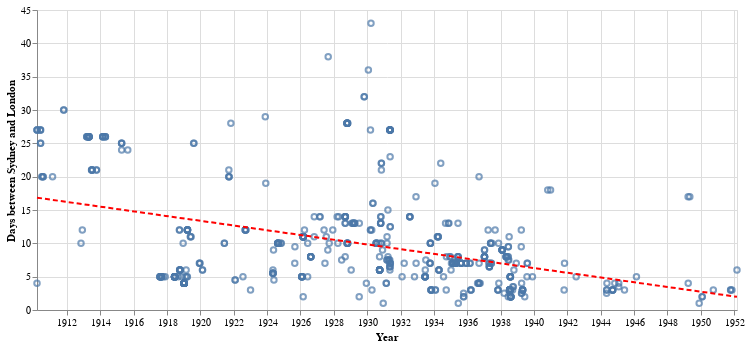

The cell this chart's notebook holds for it:
### Markdown cell above
Let's try that again with the filtered dataset.

### Code cell
ts_filtered_df = filtered_df.copy()

# We need to convert the dates to timestamps to fit the data
ts_filtered_df['timestamp'] = ts_filtered_df['date'].apply(lambda x: x.timestamp())

# Build a dataframe with the fitted data
f_poly_data = pd.DataFrame({'xfit': np.linspace(ts_filtered_df['timestamp'].min(), ts_filtered_df['timestamp'].max())})
f_poly_data['yfit'] = np.poly1d(np.polyfit(ts_filtered_df['timestamp'], ts_filtered_df['days'], 1))(f_poly_data['xfit'])

# Convert timestamps to dates for charting
f_poly_data['xfit'] = f_poly_data['xfit'].apply(lambda x: datetime.datetime.fromtimestamp(x))

f_points = alt.Chart(ts_filtered_df).mark_point().encode(
    x=alt.X('date:T', axis=alt.Axis(title='Year', format='%Y')),
    y=alt.Y('days', axis=alt.Axis(title='Days between Sydney and London')),
    tooltip=[alt.Tooltip('title', title='Title'), alt.Tooltip('date', title='Date')]
).properties(width=700, height=300)

# Plot the best fit polynomials
f_polynomial_fit = alt.Chart(f_poly_data).mark_line(color='red', strokeDash=[5, 3]).encode(
    x='xfit:T',
    y='yfit'
)

f_points + f_polynomial_fit

### Figure 1 — Vega-Lite specification as saved in the notebook (floating-point values rounded to 4 significant figures; data arrays with more than 128 entries replaced by an {"elided": "..."} marker saying what was removed)
{"$schema": "https://vega.github.io/schema/vega-lite/v3.4.0.json", "config": {"mark": {"tooltip": null}, "view": {"height": 300, "width": 400}}, "datasets": {"data-3812b2a8cf875ecca435f481ca822499": {"elided": "564 records"}, "data-bd642763f3705bb49b7370f8f5308c56": [{"xfit": "1910-03-15T10:00:00", "yfit": 16.85}, {"xfit": "1911-01-22T07:03:40.408163", "yfit": 16.54}, {"xfit": "1911-12-01T04:07:20.816327", "yfit": 16.24}, {"xfit": "1912-10-09T01:11:01.224490", "yfit": 15.94}, {"xfit": "1913-08-17T22:14:41.632653", "yfit": 15.63}, {"xfit": "1914-06-26T19:18:22.040816", "yfit": 15.33}, {"xfit": "1915-05-05T16:22:02.448980", "yfit": 15.03}, {"xfit": "1916-03-13T13:25:42.857143", "yfit": 14.72}, {"xfit": "1917-01-20T11:29:23.265306", "yfit": 14.42}, {"xfit": "1917-11-29T07:33:03.673469", "yfit": 14.12}, {"xfit": "1918-10-08T04:36:44.081633", "yfit": 13.81}, {"xfit": "1919-08-17T01:40:24.489796", "yfit": 13.51}, {"xfit": "1920-06-24T22:44:04.897959", "yfit": 13.21}, {"xfit": "1921-05-03T19:47:45.306122", "yfit": 12.9}, {"xfit": "1922-03-12T16:51:25.714286", "yfit": 12.6}, {"xfit": "1923-01-19T13:55:06.122449", "yfit": 12.3}, {"xfit": "1923-11-28T10:58:46.530612", "yfit": 11.99}, {"xfit": "1924-10-06T08:02:26.938776", "yfit": 11.69}, {"xfit": "1925-08-15T05:06:07.346939", "yfit": 11.39}, {"xfit": "1926-06-24T02:09:47.755102", "yfit": 11.08}, {"xfit": "1927-05-02T23:13:28.163265", "yfit": 10.78}, {"xfit": "1928-03-10T20:17:08.571429", "yfit": 10.48}, {"xfit": "1929-01-17T17:20:48.979592", "yfit": 10.17}, {"xfit": "1929-11-26T14:24:29.387755", "yfit": 9.869}, {"xfit": "1930-10-05T11:28:09.795918", "yfit": 9.566}, {"xfit": "1931-08-14T08:31:50.204082", "yfit": 9.262}, {"xfit": "1932-06-22T05:35:30.612245", "yfit": 8.959}, {"xfit": "1933-05-01T02:39:11.020408", "yfit": 8.655}, {"xfit": "1934-03-09T23:42:51.428571", "yfit": 8.352}, {"xfit": "1935-01-16T20:46:31.836735", "yfit": 8.048}, {"xfit": "1935-11-25T17:50:12.244898", "yfit": 7.745}, {"xfit": "1936-10-03T14:53:52.653061", "yfit": 7.442}, {"xfit": "1937-08-12T11:57:33.061224", "yfit": 7.138}, {"xfit": "1938-06-21T09:01:13.469388", "yfit": 6.835}, {"xfit": "1939-04-30T06:04:53.877551", "yfit": 6.531}, {"xfit": "1940-03-08T03:08:34.285714", "yfit": 6.228}, {"xfit": "1941-01-15T00:12:14.693877", "yfit": 5.924}, {"xfit": "1941-11-23T21:15:55.102041", "yfit": 5.621}, {"xfit": "1942-10-02T19:19:35.510204", "yfit": 5.317}, {"xfit": "1943-08-11T15:23:15.918367", "yfit": 5.014}, {"xfit": "1944-06-19T12:26:56.326530", "yfit": 4.711}, {"xfit": "1945-04-28T09:30:36.734694", "yfit": 4.407}, {"xfit": "1946-03-07T06:34:17.142857", "yfit": 4.104}, {"xfit": "1947-01-14T03:37:57.551020", "yfit": 3.8}, {"xfit": "1947-11-23T00:41:37.959184", "yfit": 3.497}, {"xfit": "1948-09-30T21:45:18.367347", "yfit": 3.193}, {"xfit": "1949-08-09T18:48:58.775510", "yfit": 2.89}, {"xfit": "1950-06-18T15:52:39.183673", "yfit": 2.587}, {"xfit": "1951-04-27T12:56:19.591837", "yfit": 2.283}, {"xfit": "1952-03-05T10:00:00", "yfit": 1.98}]}, "layer": [{"data": {"name": "data-3812b2a8cf875ecca435f481ca822499"}, "encoding": {"tooltip": [{"field": "title", "title": "Title", "type": "nominal"}, {"field": "date", "title": "Date", "type": "temporal"}], "x": {"axis": {"format": "%Y", "title": "Year"}, "field": "date", "type": "temporal"}, "y": {"axis": {"title": "Days between Sydney and London"}, "field": "days", "type": "quantitative"}}, "height": 300, "mark": "point", "width": 700}, {"data": {"name": "data-bd642763f3705bb49b7370f8f5308c56"}, "encoding": {"x": {"field": "xfit", "type": "temporal"}, "y": {"field": "yfit", "type": "quantitative"}}, "mark": {"color": "red", "strokeDash": [5, 3], "type": "line"}}]}
